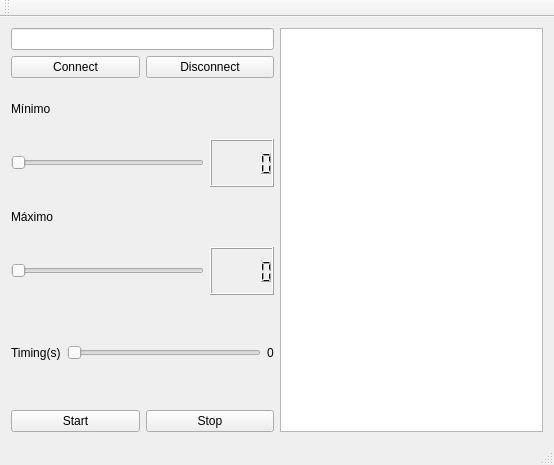
<?xml version="1.0" encoding="UTF-8"?>
<ui version="4.0">
 <class>MainWindow</class>
 <widget class="QMainWindow" name="MainWindow">
  <property name="geometry">
   <rect>
    <x>0</x>
    <y>0</y>
    <width>554</width>
    <height>465</height>
   </rect>
  </property>
  <property name="windowTitle">
   <string>MainWindow</string>
  </property>
  <widget class="QWidget" name="centralWidget">
   <layout class="QHBoxLayout" name="horizontalLayout_9">
    <item>
     <layout class="QHBoxLayout" name="horizontalLayout_8">
      <item>
       <layout class="QVBoxLayout" name="verticalLayout_3">
        <item>
         <widget class="QLineEdit" name="lineEdit"/>
        </item>
        <item>
         <layout class="QHBoxLayout" name="horizontalLayout">
          <item>
           <widget class="QPushButton" name="pushButton_Connect">
            <property name="text">
             <string>Connect</string>
            </property>
           </widget>
          </item>
          <item>
           <widget class="QPushButton" name="pushButton_Disconnect">
            <property name="text">
             <string>Disconnect</string>
            </property>
           </widget>
          </item>
         </layout>
        </item>
        <item>
         <layout class="QVBoxLayout" name="verticalLayout">
          <item>
           <layout class="QHBoxLayout" name="horizontalLayout_3">
            <item>
             <widget class="QLabel" name="label_Min">
              <property name="text">
               <string>Mínimo</string>
              </property>
             </widget>
            </item>
            <item>
             <spacer name="horizontalSpacer">
              <property name="orientation">
               <enum>Qt::Horizontal</enum>
              </property>
              <property name="sizeHint" stdset="0">
               <size>
                <width>40</width>
                <height>20</height>
               </size>
              </property>
             </spacer>
            </item>
           </layout>
          </item>
          <item>
           <layout class="QHBoxLayout" name="horizontalLayout_2">
            <item>
             <widget class="QSlider" name="horizontalSlider_Min">
              <property name="orientation">
               <enum>Qt::Horizontal</enum>
              </property>
             </widget>
            </item>
            <item>
             <widget class="QLCDNumber" name="lcdNumber_Min"/>
            </item>
           </layout>
          </item>
         </layout>
        </item>
        <item>
         <layout class="QVBoxLayout" name="verticalLayout_2">
          <item>
           <layout class="QHBoxLayout" name="horizontalLayout_4">
            <item>
             <widget class="QLabel" name="label_Max">
              <property name="text">
               <string>Máximo</string>
              </property>
             </widget>
            </item>
            <item>
             <spacer name="horizontalSpacer_2">
              <property name="orientation">
               <enum>Qt::Horizontal</enum>
              </property>
              <property name="sizeHint" stdset="0">
               <size>
                <width>40</width>
                <height>20</height>
               </size>
              </property>
             </spacer>
            </item>
           </layout>
          </item>
          <item>
           <layout class="QHBoxLayout" name="horizontalLayout_5">
            <item>
             <widget class="QSlider" name="horizontalSlider_Max">
              <property name="orientation">
               <enum>Qt::Horizontal</enum>
              </property>
             </widget>
            </item>
            <item>
             <widget class="QLCDNumber" name="lcdNumber_Max"/>
            </item>
           </layout>
          </item>
         </layout>
        </item>
        <item>
         <layout class="QHBoxLayout" name="horizontalLayout_6">
          <item>
           <widget class="QLabel" name="label_Timing">
            <property name="text">
             <string>Timing(s)</string>
            </property>
           </widget>
          </item>
          <item>
           <widget class="QSlider" name="horizontalSlider_Timing">
            <property name="orientation">
             <enum>Qt::Horizontal</enum>
            </property>
           </widget>
          </item>
          <item>
           <widget class="QLabel" name="label_Mostrat">
            <property name="text">
             <string>0</string>
            </property>
           </widget>
          </item>
         </layout>
        </item>
        <item>
         <layout class="QHBoxLayout" name="horizontalLayout_7">
          <item>
           <widget class="QPushButton" name="pushButton_Start">
            <property name="text">
             <string>Start</string>
            </property>
           </widget>
          </item>
          <item>
           <widget class="QPushButton" name="pushButton_Stop">
            <property name="text">
             <string>Stop</string>
            </property>
           </widget>
          </item>
         </layout>
        </item>
       </layout>
      </item>
      <item>
       <widget class="QPlainTextEdit" name="plainTextEdit"/>
      </item>
     </layout>
    </item>
   </layout>
  </widget>
  <widget class="QMenuBar" name="menuBar">
   <property name="geometry">
    <rect>
     <x>0</x>
     <y>0</y>
     <width>554</width>
     <height>21</height>
    </rect>
   </property>
  </widget>
  <widget class="QToolBar" name="mainToolBar">
   <attribute name="toolBarArea">
    <enum>TopToolBarArea</enum>
   </attribute>
   <attribute name="toolBarBreak">
    <bool>false</bool>
   </attribute>
  </widget>
  <widget class="QStatusBar" name="statusBar"/>
 </widget>
 <layoutdefault spacing="6" margin="11"/>
 <resources/>
 <connections>
  <connection>
   <sender>pushButton_Connect</sender>
   <signal>clicked(bool)</signal>
   <receiver>MainWindow</receiver>
   <slot>getIP()</slot>
   <hints>
    <hint type="sourcelabel">
     <x>91</x>
     <y>105</y>
    </hint>
    <hint type="destinationlabel">
     <x>98</x>
     <y>134</y>
    </hint>
   </hints>
  </connection>
  <connection>
   <sender>pushButton_Stop</sender>
   <signal>clicked(bool)</signal>
   <receiver>MainWindow</receiver>
   <slot>stop()</slot>
   <hints>
    <hint type="sourcelabel">
     <x>227</x>
     <y>391</y>
    </hint>
    <hint type="destinationlabel">
     <x>208</x>
     <y>431</y>
    </hint>
   </hints>
  </connection>
  <connection>
   <sender>pushButton_Start</sender>
   <signal>clicked(bool)</signal>
   <receiver>MainWindow</receiver>
   <slot>start()</slot>
   <hints>
    <hint type="sourcelabel">
     <x>94</x>
     <y>393</y>
    </hint>
    <hint type="destinationlabel">
     <x>109</x>
     <y>435</y>
    </hint>
   </hints>
  </connection>
  <connection>
   <sender>horizontalSlider_Min</sender>
   <signal>valueChanged(int)</signal>
   <receiver>lcdNumber_Min</receiver>
   <slot>display(int)</slot>
   <hints>
    <hint type="sourcelabel">
     <x>185</x>
     <y>192</y>
    </hint>
    <hint type="destinationlabel">
     <x>207</x>
     <y>194</y>
    </hint>
   </hints>
  </connection>
  <connection>
   <sender>horizontalSlider_Timing</sender>
   <signal>valueChanged(int)</signal>
   <receiver>label_Mostrat</receiver>
   <slot>setNum(int)</slot>
   <hints>
    <hint type="sourcelabel">
     <x>249</x>
     <y>320</y>
    </hint>
    <hint type="destinationlabel">
     <x>258</x>
     <y>321</y>
    </hint>
   </hints>
  </connection>
  <connection>
   <sender>horizontalSlider_Max</sender>
   <signal>valueChanged(int)</signal>
   <receiver>lcdNumber_Max</receiver>
   <slot>display(int)</slot>
   <hints>
    <hint type="sourcelabel">
     <x>189</x>
     <y>268</y>
    </hint>
    <hint type="destinationlabel">
     <x>212</x>
     <y>269</y>
    </hint>
   </hints>
  </connection>
  <connection>
   <sender>pushButton_Disconnect</sender>
   <signal>clicked(bool)</signal>
   <receiver>MainWindow</receiver>
   <slot>disconnect()</slot>
   <hints>
    <hint type="sourcelabel">
     <x>225</x>
     <y>110</y>
    </hint>
    <hint type="destinationlabel">
     <x>235</x>
     <y>135</y>
    </hint>
   </hints>
  </connection>
 </connections>
 <slots>
  <slot>start()</slot>
  <slot>stop()</slot>
  <slot>disconnect()</slot>
  <slot>getIP()</slot>
 </slots>
</ui>
